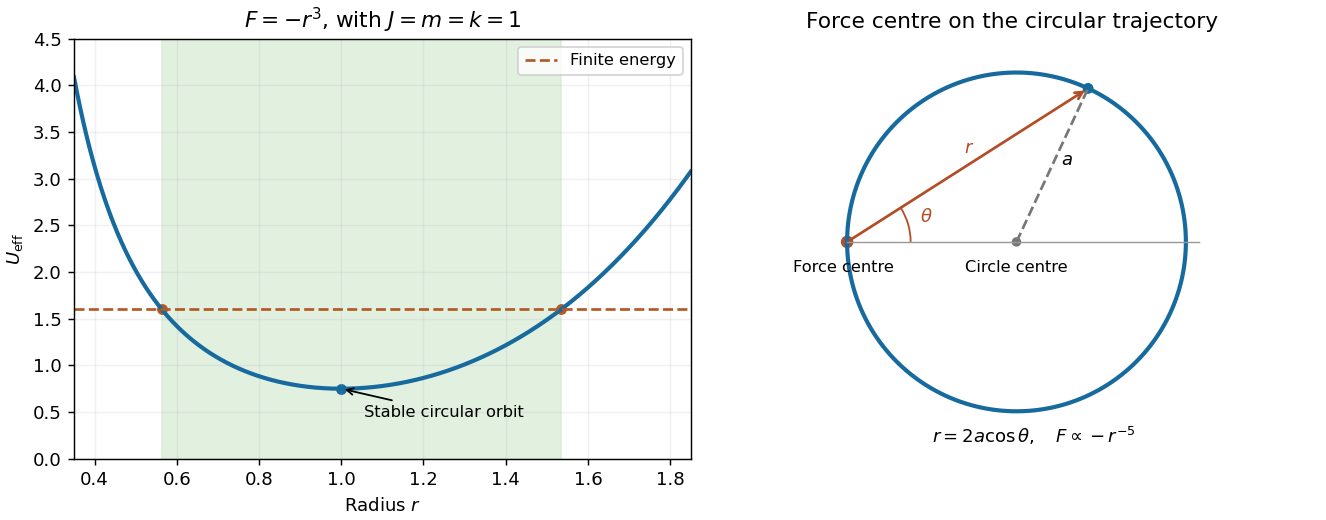

Write Python code to recreate this figure.
"""Cubic-force effective potential and an inverse-fifth-power offset circle."""
from pathlib import Path
import matplotlib
matplotlib.use('Agg')
import matplotlib.pyplot as plt
from matplotlib.patches import Arc
import numpy as np

plt.rcParams.update({'font.size':10,'axes.titlesize':12,'figure.facecolor':'white','savefig.facecolor':'white'})
fig,axes=plt.subplots(1,2,figsize=(10.2,4.0),layout='constrained')
ax=axes[0];r=np.linspace(.35,1.85,600);V=.5/r**2+.25*r**4;E=1.6;roots=np.roots([1,0,-4*E,2]);turn=sorted(np.sqrt(z.real) for z in roots if abs(z.imag)<1e-9 and z.real>0)
ax.axvspan(*turn,color='#d7ebd4',alpha=.7);ax.plot(r,V,color='#176a9e',linewidth=2.3);ax.axhline(E,color='#b35a26',linestyle='--',label='Finite energy');ax.scatter([1],[.75],color='#176a9e',s=25);ax.scatter(turn,[E,E],color='#b35a26',s=25)
ax.annotate('Stable circular orbit',xy=(1,.75),xytext=(1.25,.45),arrowprops={'arrowstyle':'->'},fontsize=9,ha='center');ax.set(xlabel='Radius $r$',ylabel=r'$U_{\rm eff}$',title=r'$F=-r^3$, with $J=m=k=1$',xlim=(.35,1.85),ylim=(0,4.5));ax.grid(alpha=.18);ax.legend(fontsize=9)
ax=axes[1];phi=np.linspace(-np.pi,np.pi,600);ax.plot(1+np.cos(phi),np.sin(phi),color='#176a9e',linewidth=2.3);P=np.array([1+np.cos(np.deg2rad(65)),np.sin(np.deg2rad(65))]);angle=np.degrees(np.arctan2(P[1],P[0]))
ax.plot([0,2.08],[0,0],color='#999999',linewidth=.8);ax.plot([1,P[0]],[0,P[1]],color='#777777',linestyle='--');ax.annotate('',xy=P,xytext=(0,0),arrowprops={'arrowstyle':'->','color':'#b24d25','linewidth':1.5});ax.add_patch(Arc((0,0),.75,.75,theta1=0,theta2=angle,color='#b24d25'));ax.text(.43,.12,r'$\theta$',color='#b24d25');ax.text(P[0]*.5-.02,P[1]*.5+.07,'$r$',color='#b24d25');ax.text((1+P[0])/2+.05,P[1]/2,'$a$');ax.scatter([0,1,P[0]],[0,0,P[1]],s=[35,18,25],c=['#b24d25','#777777','#176a9e']);ax.text(-.02,-.18,'Force centre',ha='center',fontsize=9);ax.text(1,-.18,'Circle centre',ha='center',fontsize=9);ax.text(1.1,-1.19,r'$r=2a\cos\theta,\quad F\propto-r^{-5}$',ha='center')
ax.set(title='Force centre on the circular trajectory',xlim=(-.35,2.3),ylim=(-1.28,1.2));ax.set_aspect('equal');ax.axis('off')
fig.savefig(Path.cwd()/Path(__file__).with_suffix('.png').name,dpi=130,facecolor='white',transparent=False,metadata={'Software':'Matplotlib'});plt.close(fig)
